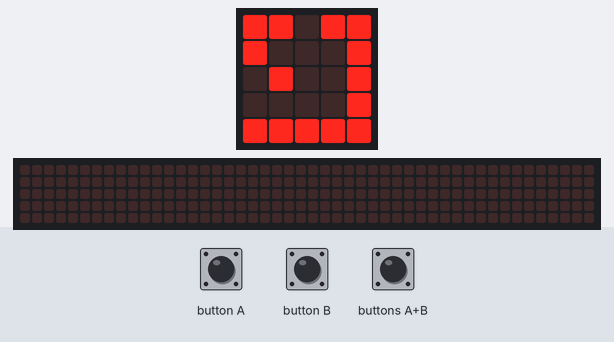
Bench run of a program on a simulated BBC micro:bit (MakeCode). Shown: the board's 5×5 LED display, a strip that is not on the board, showing the scrolling text unrolled. The test bench sets the inputs (shaded band). The 48×5 strip is a reading aid, not a part: it shows the text the display is scrolling, unrolled, one strip-width of it at a time.

Above: at 1.6 s.
1.7 s: button B pressed for 0.15 s
At 1.92 s:
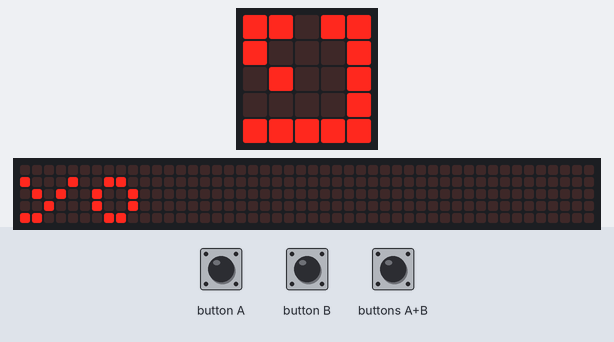
2.4 s: button A pressed for 0.15 s
3.1 s: buttons A+B pressed for 0.15 s
At 5.6 s:
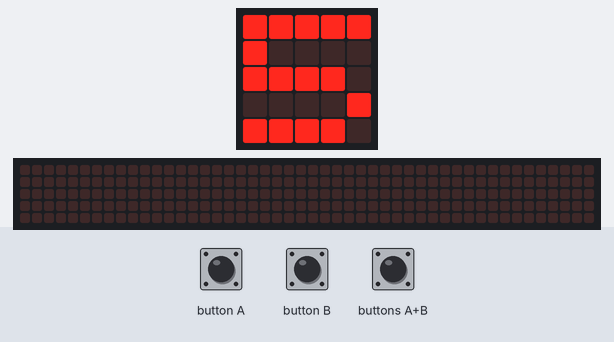
6.8 s: button A pressed for 0.15 s
At 12.52 s:
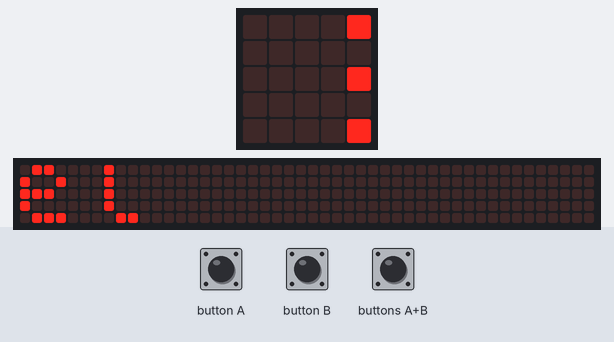
Timing chart, 0 to 13.8 s (numbered marks = the images above; inputs shaded):
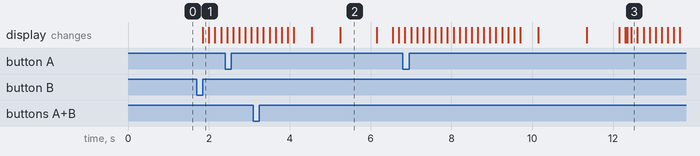

The program:

main.ts
```typescript
input.onButtonPressed(Button.A, function () {
    basic.showIcon(IconNames.Heart)
    basic.pause(1000)
    basic.clearScreen()
    basic.pause(1000)
    basic.showIcon(IconNames.Heart)
})
input.onButtonPressed(Button.AB, function () {
    basic.pause(2000)
    basic.showString("5")
    basic.pause(2000)
    basic.showString("4")
    basic.pause(2000)
    basic.showString("3")
    basic.pause(2000)
    basic.showString("2")
    basic.pause(2000)
    basic.showString("1")
})
input.onButtonPressed(Button.B, function () {
    basic.showString("yo")
    basic.pause(2000)
    basic.showString("amo")
    basic.pause(2000)
    basic.showString("el")
    basic.pause(2000)
    basic.showString("cuy")
})
basic.showLeds(`
    # # . # #
    # . . . #
    . # . . #
    . . . . #
    # # # # #
    `)
basic.forever(function () {

})
```

test.ts
```typescript
// aquí va el archivo "tests"; esto no se compilará cuando este paquete se utilice como una extensión.
```

Measured:
- after the input at 1.7 s, the display: changes after 0.15 s (image 1)
- after the input at 3.1 s, the display: first differs from a run without the input after 2.2 s (image 2)
- what the display in image 2 shows lasts 0.9 s, from 5.3 s to 6.2 s
